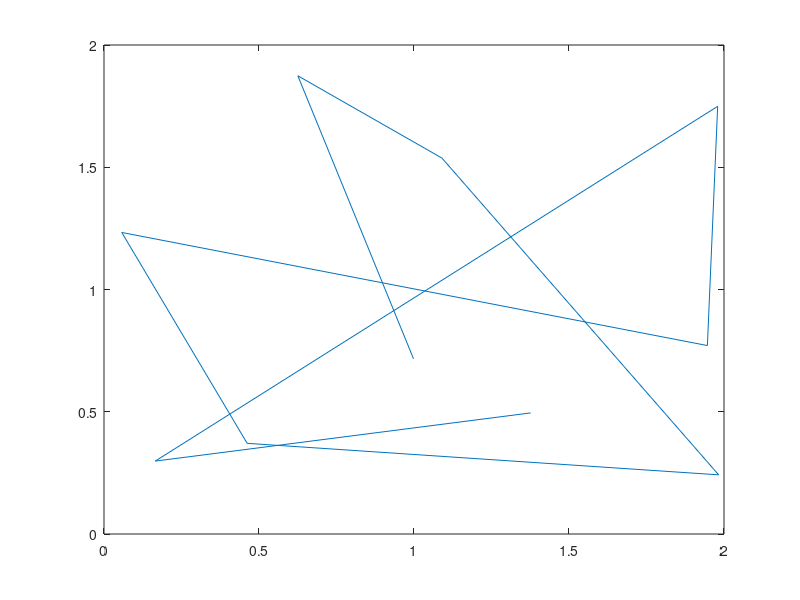

Write the MATLAB code that produced this figure.
N = 10;   % Number of needles
L = 4;      % Length of needles
D = 2;      % Distance between planks
NoP = 4;    % Number of planks

size = 2;

if L > D
    msgbox('L > D, this cannot happen', 'Error', 'error');
end

x_coords = rand(1, N) * size;
y_coords = rand(1, N) * size;

plot(x_coords, y_coords);